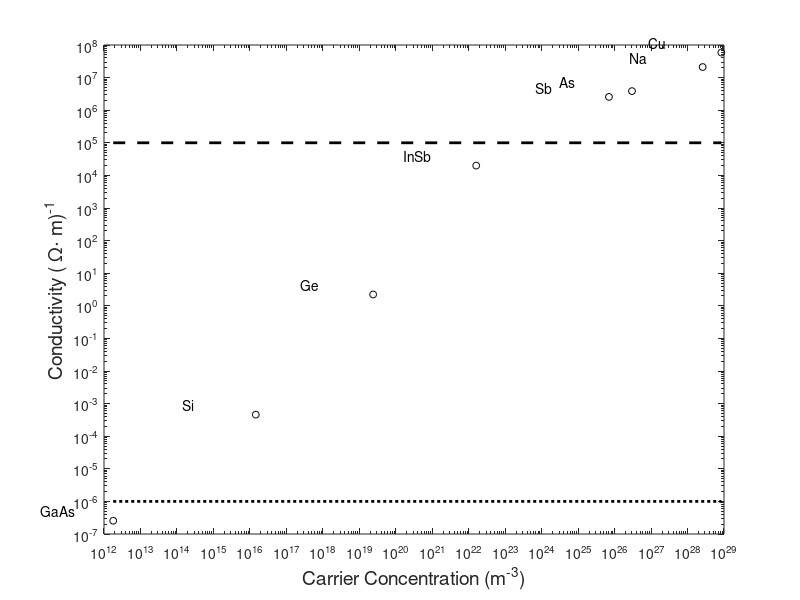

Recreate this plot in MATLAB.
%copyright by J. E Hasbun and T. Datta
%mat_sigmaVs_conc.m
%plots the data of some materials' conductivities vs their carrier
%concentrations
clear
%Using typical conductivity values and intrinsic carrier concentrations
mat={'GaAs' 'Si' 'Ge' 'InSb' 'Sb' 'As' 'Na' 'Cu'};
sig=[2.55e-07 4.59e-04 2.23 2.00e+04...
   2.56e6 3.85e6 2.11e+07 5.88e+07];
nv=[1.79e+12 1.45e+16 2.4e+19 1.60674e+22...
  7e25 3e26 2.60e+28 8.45e+28];
%
loglog(nv,sig,'ko','MarkerSize',5)
hold on
nm=length(mat);
text(nv*(1-0.99),sig*2,mat,'FontSize',10)
line([nv(1) nv(end)],[1e5 1e5],'Color','k',...
  'LineStyle','--','LineWidth',2);   %metals above this line
line([nv(1) nv(end)],[1e-6 1e-6],'Color','k',...
  'LineStyle',':','LineWidth',2);    %insulators below this line
xlabel('Carrier Concentration (m^{-3})','FontSize',14)
ylabel('Conductivity ( \Omega\cdot m)^{-1}','FontSize',14)
